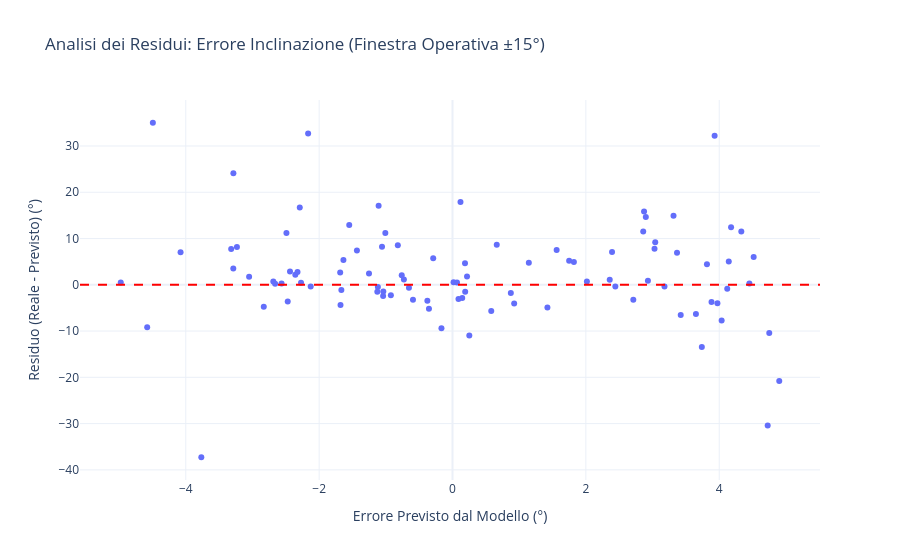

The notebook cell this image was saved under:
### Code cell
#ANALISI RESIDUI INCLINAZIONE - SCATTER PLOT
prev_ang = prev_ang_stack 

tolleranza = 5
maschera = np.abs(prev_ang) <= tolleranza

reale_ang_filtrato = y2[maschera]
prev_ang_filtrato = prev_ang[maschera]

residui_ang = reale_ang_filtrato - prev_ang_filtrato

df_residui = pd.DataFrame({
    'Reale': reale_ang_filtrato,
    'Previsto': prev_ang_filtrato,
    'Residuo': residui_ang})

fig = px.scatter(
    df_residui, 
    x='Previsto', 
    y='Residuo',
    title='Analisi dei Residui: Errore Inclinazione (Finestra Operativa ±15°)',
    labels={
        'Previsto': 'Errore Previsto dal Modello (°)', 
        'Residuo': 'Residuo (Reale - Previsto) (°)'
    },
    template='plotly_white',
    hover_data=['Reale'])

fig.add_hline(y=0, line_dash="dash", line_color="red", line_width=2)
fig.show()

### Figure 1 — Plotly figure (JSON) as saved in the notebook; plotly's stock layout.template omitted (floating-point values rounded to 4 significant figures)
{"data": [{"customdata": [[2.82], [-3.5], [10.27], [-7.6], [5.43], [9.19], [7.16], [-2.0], [12.21], [0.0], [-3.17], [30.55], [-3.11], [-2.46], [3.7], [-5.65], [0.58], [-0.17], [-0.5], [17.53], [15.87], [8.68], [-9.71], [-3.46], [3.29], [5.9], [6.73], [2.72], [-15.9], [10.19], [7.73], [30.53], [-13.77], [9.07], [0.17], [10.8], [-2.3], [1.19], [-2.66], [14.42], [10.5], [16.6], [0.45], [-1.82], [-1.3], [-5.52], [-2.69], [2.1], [5.98], [-6.1], [-2.63], [9.5], [0.41], [-1.3], [4.84], [36.13], [0.58], [4.4], [-10.73], [-0.9], [-3.1], [-4.5], [20.81], [-9.54], [2.03], [14.38], [3.44], [-2.5], [0.42], [0.25], [0.97], [4.96], [6.97], [-2.79], [15.97], [4.74], [-2.48], [-5.07], [-41.04], [-1.57], [-25.7], [11.36], [18.22], [-3.83], [8.23], [-3.83], [-3.0], [3.8], [2.98], [1.3], [-6.05], [-3.7], [-1.33], [18.71], [9.3], [18.03]], "hovertemplate": "Errore Previsto dal Modello (°)=%{x}<br>Residuo (Reale - Previsto) (°)=%{y}<br>Reale=%{customdata[0]}<extra></extra>", "legendgroup": "", "marker": {"color": "#636efa", "symbol": "circle"}, "mode": "markers", "name": "", "orientation": "v", "showlegend": false, "type": "scatter", "x": [3.179, 1.423, 3.367, -2.83, -0.2894, 4.143, -1.057, -2.687, 3.04, 3.973, -0.9243, -2.165, 3.423, -2.66, -1.636, 4.751, 0.06747, -2.358, 2.712, 2.899, 4.331, -2.49, 3.739, -1.041, 4.12, 1.145, 1.82, 2.016, 4.9, -1.007, -0.8199, -4.494, -4.579, 1.562, 3.885, 3.03, -2.563, -1.252, 3.651, -2.291, 4.517, 4.178, -2.324, -2.272, -0.6531, -0.3531, 0.1457, 2.442, -1.433, -2.471, -1.128, 2.393, -2.437, -3.05, 0.1874, 3.931, 0.01619, -3.319, 0.2522, 0.8748, 0.9248, -4.975, -3.286, -0.1658, 0.2177, 2.86, 2.358, -2.127, -0.7289, -3.288, -1.685, -3.233, 1.749, -1.667, -1.108, 4.452, -1.038, 0.5811, -3.767, -1.119, 4.727, -1.549, 3.315, -0.5929, 3.816, -0.377, 0.08955, 2.931, -4.078, -0.7615, -1.679, 4.036, 0.1903, 2.873, 0.6637, 0.1198], "xaxis": "x", "y": [-0.3591, -4.923, 6.903, -4.77, 5.719, 5.047, 8.217, 0.6872, 9.17, -3.973, -2.246, 32.72, -6.533, 0.1998, 5.336, -10.4, 0.5125, 2.188, -3.212, 14.63, 11.54, 11.17, -13.45, -2.419, -0.8303, 4.755, 4.91, 0.7044, -20.8, 11.2, 8.55, 35.02, -9.191, 7.508, -3.715, 7.77, 0.2633, 2.442, -6.311, 16.71, 5.983, 12.42, 2.774, 0.4518, -0.6469, -5.167, -2.836, -0.3421, 7.413, -3.629, -1.502, 7.107, 2.847, 1.75, 4.653, 32.2, 0.5638, 7.719, -10.98, -1.775, -4.025, 0.4753, 24.1, -9.374, 1.812, 11.52, 1.082, -0.3733, 1.149, 3.538, 2.655, 8.193, 5.221, -1.123, 17.08, 0.2876, -1.442, -5.651, -37.27, -0.4509, -30.43, 12.91, 14.91, -3.237, 4.414, -3.453, -3.09, 0.8695, 7.058, 2.061, -4.371, -7.736, -1.52, 15.84, 8.636, 17.91], "yaxis": "y"}], "layout": {"legend": {"tracegroupgap": 0}, "shapes": [{"line": {"color": "red", "dash": "dash", "width": 2}, "type": "line", "x0": 0, "x1": 1, "xref": "x domain", "y0": 0, "y1": 0, "yref": "y"}], "title": {"text": "Analisi dei Residui: Errore Inclinazione (Finestra Operativa ±15°)"}, "xaxis": {"anchor": "y", "domain": [0, 1], "title": {"text": "Errore Previsto dal Modello (°)"}}, "yaxis": {"anchor": "x", "domain": [0, 1], "title": {"text": "Residuo (Reale - Previsto) (°)"}}}}
